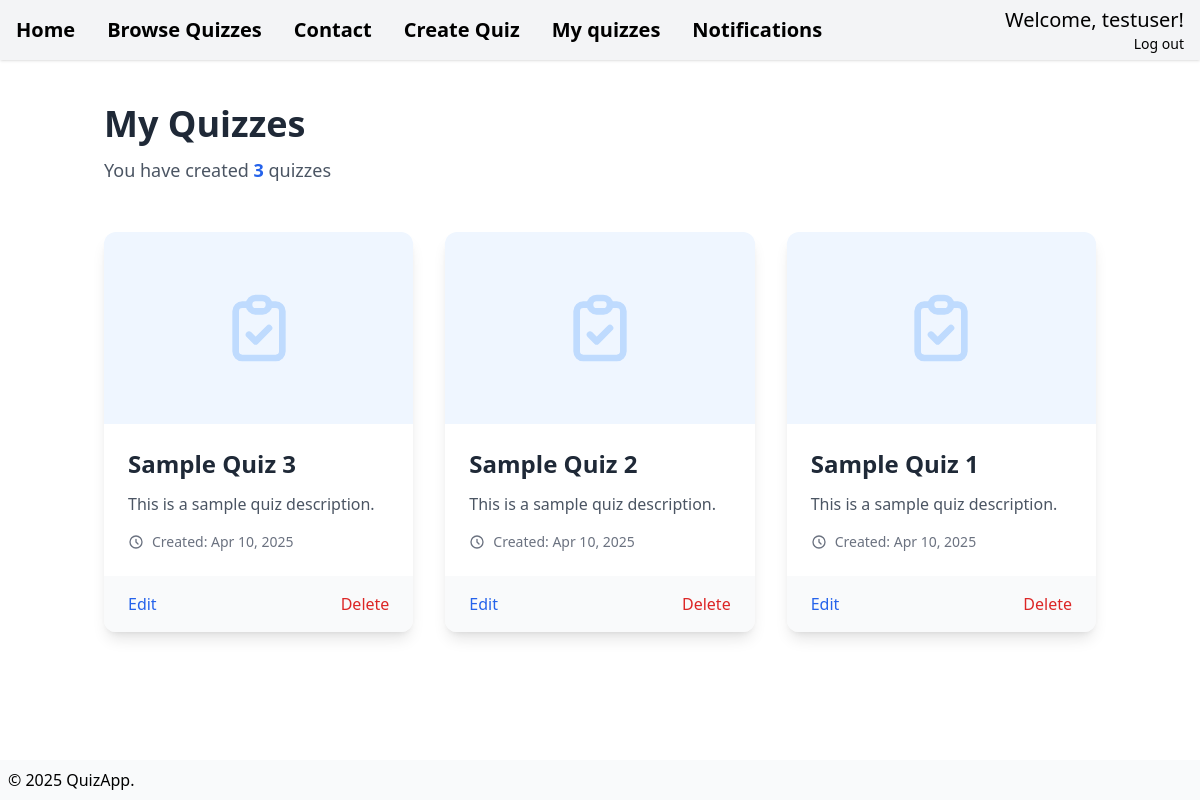
Page /my-quizzes/ (signed in) on the committed database.
### quiz/models.py (models this page shows, shortened)
class Quiz(models.Model):
    title = models.CharField(max_length=255)
    description = models.TextField()
    category = models.ForeignKey(
        'Category',
        on_delete=models.SET_NULL,
        null=True,
        blank=True,
        related_name='quizzes'
    )
    difficulty = models.CharField(
        max_length=10,
        choices=DifficultyLevel.choices,
        default=DifficultyLevel.MEDIUM,
        verbose_name="Difficulty Level"
    )
    created_at = models.DateTimeField(auto_now_add=True)
    created_by = models.ForeignKey(
        'auth.User',
        on_delete=models.CASCADE,
        related_name='quizzes',
        null=True,
        blank=True
    )

### quiz/views.py (the view)
# urls.py: path('my-quizzes/', my_quizzes, name='my_quizzes'),
@login_required
def my_quizzes(request):
    quizzes = Quiz.objects.filter(created_by=request.user).order_by('-created_at')
    context = {
        'quizzes': quizzes,
        'total_quizzes': quizzes.count()
    }
    return render(request, 'quiz/my_quizzes.html', context)

### quiz/templates/quiz/my_quizzes.html (shortened to what this page needs)
{% extends 'base.html' %}
{% block content %}
<div class="container mx-auto px-4 py-8">
    <div class="mb-12">
        <h1 class="text-4xl font-bold text-gray-800 mb-3">My Quizzes</h1>
        <p class="text-lg text-gray-600">
            You have created <span class="font-bold text-blue-600">{{ total_quizzes }}</span> quizzes
        </p>
    </div>
    <div class="grid grid-cols-1 md:grid-cols-2 lg:grid-cols-3 gap-8">
        {% for quiz in quizzes %}
        <div class="bg-white rounded-xl shadow-lg overflow-hidden transform transition-all duration-300 hover:shadow-2xl hover:-translate-y-2 h-full flex flex-col">
            <div class="bg-blue-50 h-48 flex items-center justify-center">
                <svg class="w-20 h-20 text-blue-200" fill="none" stroke="currentColor" viewBox="0 0 24 24">
                    <path stroke-linecap="round" stroke-linejoin="round" stroke-width="2" d="M9 5H7a2 2 0 00-2 2v12a2 2 0 002 2h10a2 2 0 002-2V7a2 2 0 00-2-2h-2M9 5a2 2 0 002 2h2a2 2 0 002-2M9 5a2 2 0 012-2h2a2 2 0 012 2m-6 9l2 2 4-4"></path>
                </svg>
            </div>
            <div class="p-6 flex-grow">
                <h3 class="text-2xl font-bold text-gray-800 mb-3">
                    <a href="/{{quiz.id}}" class="hover:text-blue-600 transition-colors">
                        {{quiz.title}}
                    </a>
                </h3>
                <p class="text-gray-600 mb-4">{{quiz.description}}</p>
                <div class="flex items-center text-sm text-gray-500">
                    <svg class="w-4 h-4 mr-2" fill="none" stroke="currentColor" viewBox="0 0 24 24">
                        <path stroke-linecap="round" stroke-linejoin="round" stroke-width="2" d="M12 8v4l3 3m6-3a9 9 0 11-18 0 9 9 0 0118 0z"></path>
                    </svg>
                    Created: {{quiz.created_at|date:"M d, Y"}}
                </div>
            </div>
            <div class="px-6 py-4 bg-gray-50 flex justify-between items-center">
                <a href="{% url 'edit_quiz' quiz_id=quiz.id %}" class="text-blue-600 hover:text-blue-800">
                    Edit
                </a>
                <a href="{% url 'delete_quiz' quiz_id=quiz.id %}" class="text-red-600 hover:text-red-800">
                    Delete
                </a>
            </div>
        </div>
        {% endfor %}
    </div>
</div>
{% endblock %}

### quiz/templates/base.html (shortened to what this page needs)
{% load static tailwind_tags %}
<!DOCTYPE html>
<html lang="en">
<head>
    {% tailwind_css %}
</head>
<body>
    <div class="min-h-screen flex flex-col">
    <header class='text-xl shadow mb-3 bg-gray-100'>
        <nav class="flex items-center">
            <ul class="flex space-x-8 p-4 font-bold">
                <li><a href="/" class="hover:text-blue-800 transition-all hover:text-lg">Home</a></li>
                <li><a href="/quizzes" class="hover:text-blue-800 transition-all hover:text-lg">Browse Quizzes</a></li>
                <li><a href="/contact" class="hover:text-blue-800 transition-all hover:text-lg">Contact</a></li>
                {% if user.is_authenticated %}
                <li><a href="/create-quiz" class="hover:text-blue-800 transition-all hover:text-lg">Create Quiz</a></li>
                <li><a href="{% url 'my_quizzes' %}" class="hover:text-blue-800 transition-all hover:text-lg">My quizzes</a></li>
                <li><a href="{% url 'notifications' %}" class="hover:text-blue-800 transition-all hover:text-lg">Notifications</a></li>
                {% endif %}
            </ul>
            <div class='ml-auto mr-4 text-right text-sm'>
                {% if user.is_authenticated %}
                <p class='text-xl'>Welcome, {{ user.username }}!</p>
                <form action="{% url 'logout' %}" method="post">
                    <button type="submit" class="hover:text-blue-800 transition-all">Log out</button>
                </form>
                {% else %}
                <div class='flex space-x-2 text-lg'>
                    <a href="{% url 'login' %}" class="border rounded-lg p-2 bg-blue-600 text-white hover:bg-blue-500 transition-colors">Log in</a>
                    <a href="{% url 'signup' %}" class="border rounded-md p-2 bg-blue-800 text-white hover:bg-blue-700 transition-colors">Sign up</a>
                </div>
                {% endif %}
            </div>
        </nav>
    </header>
    <main class='flex-grow'>
        {% block content %}
        {% endblock %}
    </main>
    <footer class='bg-gray-50 p-2'>
        <p>&copy; 2025 QuizApp.</p>
    </footer>
    </div>
</body>
</html>

### rows in the picture
Quiz: title "Sample Quiz 3", description "This is a sample quiz description.", created_at "Apr 10, 2025"
Quiz: title "Sample Quiz 2", description "This is a sample quiz description.", created_at "Apr 10, 2025"
Quiz: title "Sample Quiz 1", description "This is a sample quiz description.", created_at "Apr 10, 2025"

### other values in the picture
{{ user.username }} "testuser"
{{ total_quizzes }} "3"
